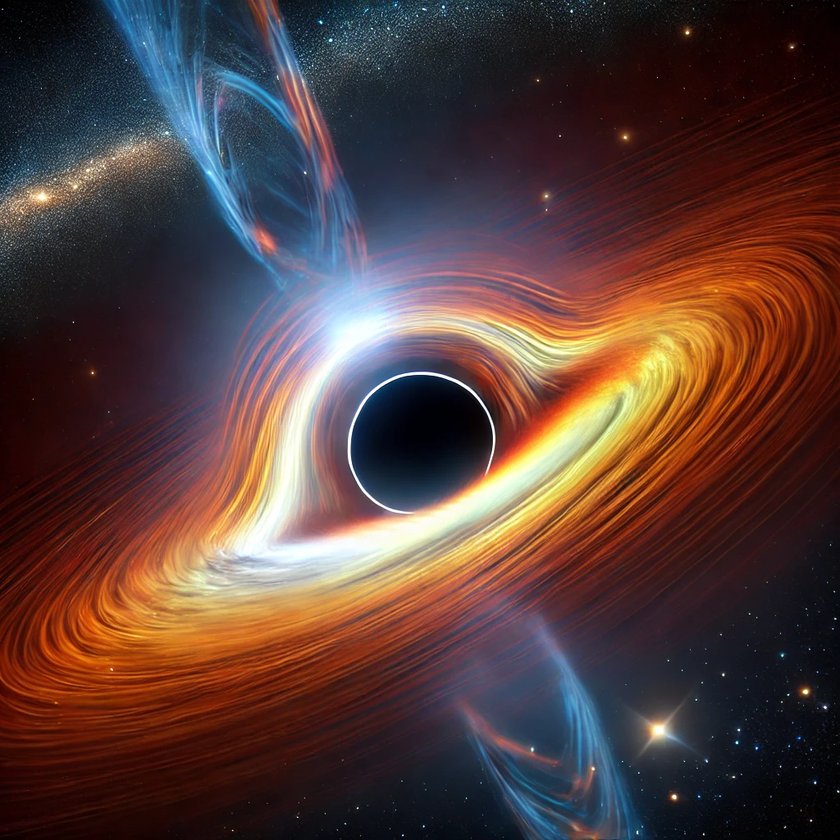
#> input picture clr.png, 840 x 840 px, shrunk from 1024 x 1024 before the run
$ python coloranalysis.py
#> lines starting #> are read from the running program, lines starting #| are printed output that depends on the picture
import cv2
import numpy as np
import matplotlib.pyplot as plt

#handle images
clrimg = cv2.imread("clr.png",cv2.IMREAD_COLOR)
#> clrimg is the input picture: shape (840, 840, 3); mean B, G, R 58.3, 62.3, 86.5
bwimg = cv2.imread("bw.png",cv2.IMREAD_GRAYSCALE)
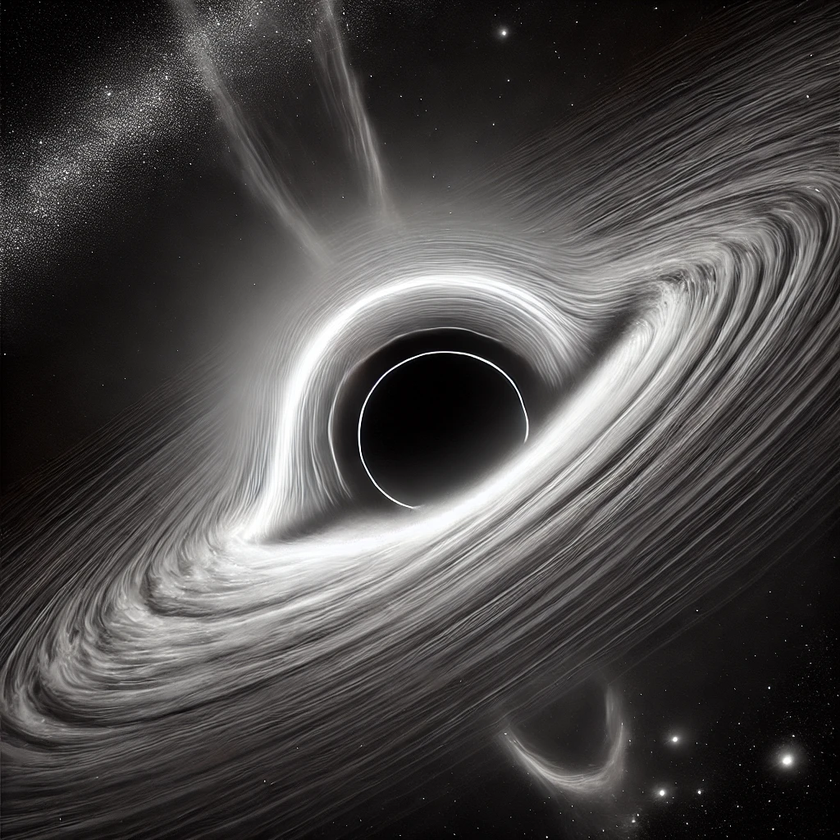
#> input picture bw.png, 840 x 840 px, shrunk from 1024 x 1024 before the run
#> bwimg: shape (840, 840); min 0, max 255, mean 71.8

B, G, R = cv2.split(clrimg)
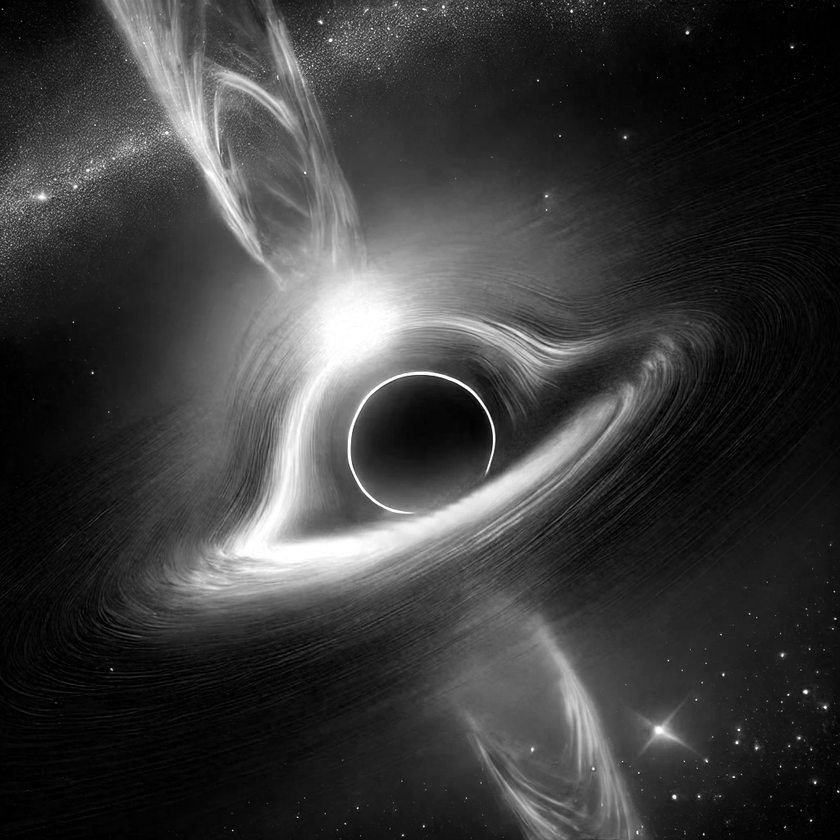
#> B: shape (840, 840); min 0, max 255, mean 58.3
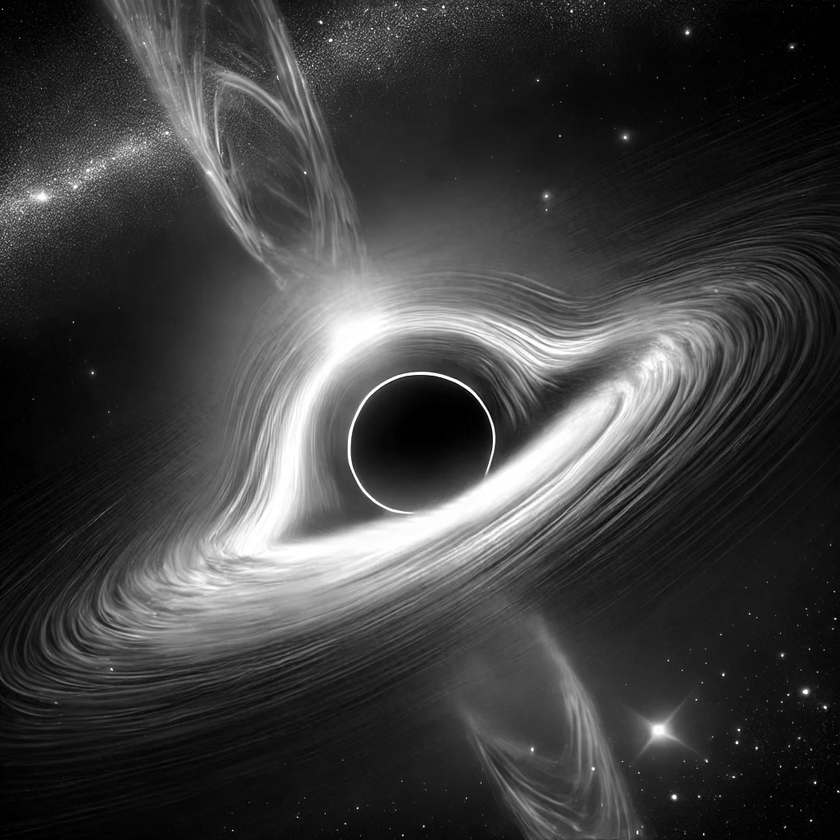
#> G: shape (840, 840); min 0, max 255, mean 62.3
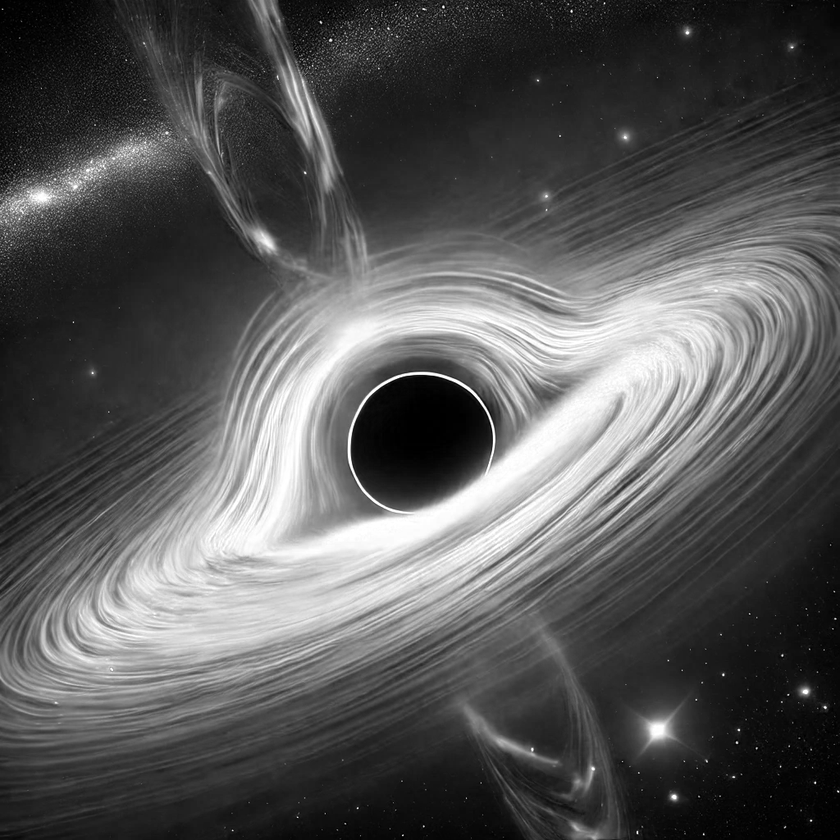
#> R: shape (840, 840); min 0, max 255, mean 86.5
cv2.imshow("original", clrimg)
cv2.imshow("blue", B)
cv2.imshow("Green", G)
cv2.imshow("red", R)
cv2.waitKey(0)

cv2.destroyAllWindows()
